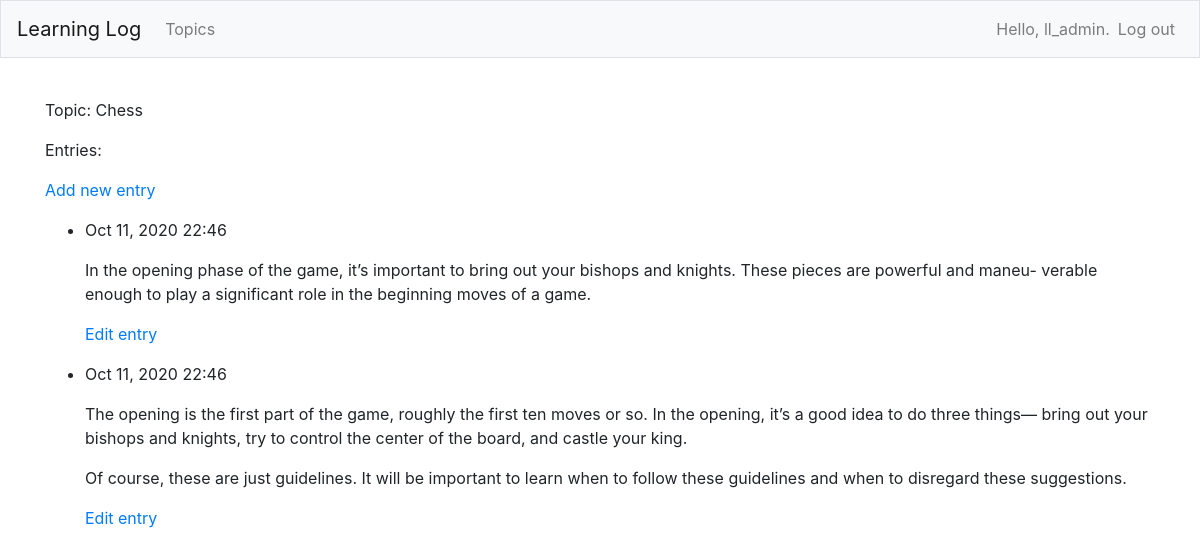
The page /topics/1/ (signed in) on the database its author committed.
### learning_logs/models.py (models this page shows, shortened)
class Topic(models.Model):
    text = models.CharField(max_length=200)
    date_added = models.DateTimeField(auto_now_add=True)
    owner = models.ForeignKey(User, on_delete=models.CASCADE)
    def __str__(self):
        return self.text

class Entry(models.Model):
    topic = models.ForeignKey(Topic, on_delete=models.CASCADE)
    text = models.TextField()
    date_added = models.DateTimeField(auto_now_add=True)
    class Meta:
        verbose_name_plural = 'entries'

### learning_logs/views.py (the view)
# urls.py: path('topics/<int:topic_id>/', views.topic, name='topic'),
@login_required
def topic(request, topic_id):
    topic = Topic.objects.get(id=topic_id)
    if topic.owner != request.user:
        raise Http404
    entries = topic.entry_set.order_by('-date_added')
    context = {'topic': topic, 'entries': entries}
    return render(request, 'learning_logs/topic.html', context)

### learning_logs/templates/learning_logs/topic.html
{% extends 'learning_logs/base.html' %}
{% block content %}
<p>Topic: {{topic}}</p>
<p>Entries:</p>
<p>
    <a href="{% url 'learning_logs:new_entry' topic.id %}">Add new entry</a>
</p>
<ul>
{% for entry in entries %}
    <li>
        <p>{{ entry.date_added|date:'M d, Y H:i' }}</p>
        <p>{{ entry.text|linebreaks }}</p>
        <p>
            <a href="{% url 'learning_logs:edit_entry' entry.id %}">Edit entry</a>
        </p>
    </li>
{% empty %}
    <li>There are no entires for this topic yet.</li>
{% endfor %}
</ul>
{% endblock content %}

### learning_logs/templates/learning_logs/base.html (shortened to what this page needs)
{% load bootstrap4 %}
<!doctype html>
<html lang="en">
<head>
    {% bootstrap_css %}
</head>
<body>
    <nav class="navbar navbar-expand-md navbar-light bg-light mb-4 border">
        <a class="navbar-brand" href="{% url 'learning_logs:index' %}">
            Learning Log</a>
        <div class="collapse navbar-collapse" id="navbarCollapse">
            <ul class="navbar-nav mr-auto">
                <li class="new-item">
                    <a class="nav-link" href="{% url 'learning_logs:topics' %}">
                        Topics</a></li>
            </ul>
            <ul class="navbar-nav ml-auto">
                {% if user.is_authenticated %}
                <li class="nav-item">
                    <span class="navbar-text">Hello, {{ user.username }}.</span>
                </li>
                <li class="nav-item">
                    <a class="nav-link" href="{% url 'users:logout' %}">Log out</a>
                </li>
                {% endif %}
            </ul>
        </div>
    </nav>
<main role="main" class="container">
    <div class="pb-2 mb-2 border-bottem">
    </div>
    <div>
        {% block content %}{% endblock content %}
    </div>
</main>
</body>
</html>

### rows shown on the page
Topic: text "Chess"
Entry: date_added "Oct 11, 2020 22:46", text "In the opening phase of the game, it’s important to bring out your bishops and knights. These pieces are powerful and maneu- verable enough to play a significant role in the beginning moves of a game."
Entry: date_added "Oct 11, 2020 22:46", text "The opening is the first part of the game, roughly the first ten moves or so. In the opening, it’s a good idea to do three things— bring out your bishops and knights, try to control the center of the board, and castle your king. Of course, these are just guidelines. It will be important to learn when to follow these guidelines and when to disregard these suggestions."

### other values the page prints
{{ user.username }} "ll_admin"
